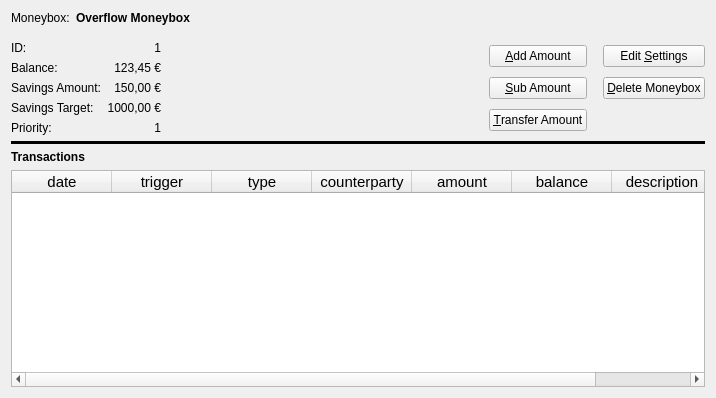
<?xml version="1.0" encoding="UTF-8"?>
<ui version="4.0">
 <class>MoneyboxOverviewWidget</class>
 <widget class="QWidget" name="MoneyboxOverviewWidget">
  <property name="geometry">
   <rect>
    <x>0</x>
    <y>0</y>
    <width>716</width>
    <height>398</height>
   </rect>
  </property>
  <property name="windowTitle">
   <string>Form</string>
  </property>
  <layout class="QHBoxLayout" name="horizontalLayout" stretch="0,1,0">
   <item>
    <spacer name="horizontalSpacer">
     <property name="orientation">
      <enum>Qt::Orientation::Horizontal</enum>
     </property>
     <property name="sizeType">
      <enum>QSizePolicy::Policy::Expanding</enum>
     </property>
     <property name="sizeHint" stdset="0">
      <size>
       <width>0</width>
       <height>0</height>
      </size>
     </property>
    </spacer>
   </item>
   <item>
    <layout class="QVBoxLayout" name="verticalLayout" stretch="0,0,0,0,0,1">
     <property name="rightMargin">
      <number>0</number>
     </property>
     <property name="bottomMargin">
      <number>0</number>
     </property>
     <item>
      <layout class="QHBoxLayout" name="horizontalLayout_2">
       <property name="topMargin">
        <number>0</number>
       </property>
       <property name="rightMargin">
        <number>0</number>
       </property>
       <item>
        <widget class="QLabel" name="label">
         <property name="font">
          <font>
           <bold>false</bold>
          </font>
         </property>
         <property name="text">
          <string>Moneybox:</string>
         </property>
        </widget>
       </item>
       <item>
        <widget class="QLabel" name="label_name">
         <property name="font">
          <font>
           <bold>true</bold>
          </font>
         </property>
         <property name="text">
          <string>Overflow Moneybox</string>
         </property>
        </widget>
       </item>
       <item>
        <spacer name="horizontalSpacer_3">
         <property name="orientation">
          <enum>Qt::Orientation::Horizontal</enum>
         </property>
         <property name="sizeType">
          <enum>QSizePolicy::Policy::MinimumExpanding</enum>
         </property>
         <property name="sizeHint" stdset="0">
          <size>
           <width>0</width>
           <height>0</height>
          </size>
         </property>
        </spacer>
       </item>
      </layout>
     </item>
     <item>
      <spacer name="verticalSpacer_2">
       <property name="orientation">
        <enum>Qt::Orientation::Vertical</enum>
       </property>
       <property name="sizeType">
        <enum>QSizePolicy::Policy::Fixed</enum>
       </property>
       <property name="sizeHint" stdset="0">
        <size>
         <width>0</width>
         <height>10</height>
        </size>
       </property>
      </spacer>
     </item>
     <item>
      <layout class="QHBoxLayout" name="horizontalLayout_3" stretch="0,0">
       <property name="bottomMargin">
        <number>0</number>
       </property>
       <item>
        <layout class="QHBoxLayout" name="horizontalLayout_4">
         <item>
          <layout class="QFormLayout" name="formLayout">
           <property name="bottomMargin">
            <number>0</number>
           </property>
           <item row="0" column="0">
            <widget class="QLabel" name="label_id_title">
             <property name="text">
              <string>ID:</string>
             </property>
            </widget>
           </item>
           <item row="0" column="1">
            <widget class="QLabel" name="label_id">
             <property name="text">
              <string>1</string>
             </property>
             <property name="alignment">
              <set>Qt::AlignmentFlag::AlignRight|Qt::AlignmentFlag::AlignTrailing|Qt::AlignmentFlag::AlignVCenter</set>
             </property>
            </widget>
           </item>
           <item row="1" column="0">
            <widget class="QLabel" name="label_balance_title">
             <property name="text">
              <string>Balance:</string>
             </property>
            </widget>
           </item>
           <item row="1" column="1">
            <widget class="QLabel" name="label_balance">
             <property name="text">
              <string>123,45 €</string>
             </property>
             <property name="alignment">
              <set>Qt::AlignmentFlag::AlignRight|Qt::AlignmentFlag::AlignTrailing|Qt::AlignmentFlag::AlignVCenter</set>
             </property>
            </widget>
           </item>
           <item row="3" column="0">
            <widget class="QLabel" name="label_savings_target_title">
             <property name="text">
              <string>Savings Target:</string>
             </property>
            </widget>
           </item>
           <item row="3" column="1">
            <widget class="QLabel" name="label_savings_target">
             <property name="text">
              <string>1000,00 €</string>
             </property>
             <property name="alignment">
              <set>Qt::AlignmentFlag::AlignRight|Qt::AlignmentFlag::AlignTrailing|Qt::AlignmentFlag::AlignVCenter</set>
             </property>
            </widget>
           </item>
           <item row="2" column="0">
            <widget class="QLabel" name="label_savings_amount_title">
             <property name="text">
              <string>Savings Amount:</string>
             </property>
            </widget>
           </item>
           <item row="2" column="1">
            <widget class="QLabel" name="label_savings_amount">
             <property name="text">
              <string>150,00 €</string>
             </property>
             <property name="alignment">
              <set>Qt::AlignmentFlag::AlignRight|Qt::AlignmentFlag::AlignTrailing|Qt::AlignmentFlag::AlignVCenter</set>
             </property>
            </widget>
           </item>
           <item row="4" column="0">
            <widget class="QLabel" name="label_priority_title">
             <property name="text">
              <string>Priority:</string>
             </property>
            </widget>
           </item>
           <item row="4" column="1">
            <widget class="QLabel" name="label_priority">
             <property name="text">
              <string>1</string>
             </property>
             <property name="alignment">
              <set>Qt::AlignmentFlag::AlignRight|Qt::AlignmentFlag::AlignTrailing|Qt::AlignmentFlag::AlignVCenter</set>
             </property>
            </widget>
           </item>
          </layout>
         </item>
         <item>
          <spacer name="horizontalSpacer_7">
           <property name="orientation">
            <enum>Qt::Orientation::Horizontal</enum>
           </property>
           <property name="sizeType">
            <enum>QSizePolicy::Policy::MinimumExpanding</enum>
           </property>
           <property name="sizeHint" stdset="0">
            <size>
             <width>46</width>
             <height>0</height>
            </size>
           </property>
          </spacer>
         </item>
        </layout>
       </item>
       <item>
        <layout class="QGridLayout" name="gridLayout">
         <item row="0" column="2">
          <spacer name="horizontalSpacer_5">
           <property name="orientation">
            <enum>Qt::Orientation::Horizontal</enum>
           </property>
           <property name="sizeType">
            <enum>QSizePolicy::Policy::Fixed</enum>
           </property>
           <property name="sizeHint" stdset="0">
            <size>
             <width>10</width>
             <height>0</height>
            </size>
           </property>
          </spacer>
         </item>
         <item row="1" column="1">
          <widget class="QPushButton" name="pushButton_sub_amount">
           <property name="text">
            <string>&amp;Sub Amount</string>
           </property>
          </widget>
         </item>
         <item row="1" column="3">
          <widget class="QPushButton" name="pushButton_delete_moneybox">
           <property name="font">
            <font>
             <family>Ubuntu</family>
            </font>
           </property>
           <property name="text">
            <string>&amp;Delete Moneybox</string>
           </property>
          </widget>
         </item>
         <item row="0" column="3">
          <widget class="QPushButton" name="pushButton_settings">
           <property name="text">
            <string>Edit &amp;Settings</string>
           </property>
          </widget>
         </item>
         <item row="0" column="1">
          <widget class="QPushButton" name="pushButton_add_amount">
           <property name="text">
            <string>&amp;Add Amount</string>
           </property>
          </widget>
         </item>
         <item row="2" column="1">
          <widget class="QPushButton" name="pushButton_transfer_amount">
           <property name="text">
            <string>&amp;Transfer Amount</string>
           </property>
          </widget>
         </item>
        </layout>
       </item>
      </layout>
     </item>
     <item>
      <widget class="Line" name="line">
       <property name="styleSheet">
        <string notr="true">padding: 0px;
margin: 0px;
background-color: black;
color: black;</string>
       </property>
       <property name="lineWidth">
        <number>1</number>
       </property>
       <property name="orientation">
        <enum>Qt::Orientation::Horizontal</enum>
       </property>
      </widget>
     </item>
     <item>
      <widget class="QLabel" name="label_4">
       <property name="font">
        <font>
         <bold>true</bold>
        </font>
       </property>
       <property name="text">
        <string>Transactions</string>
       </property>
      </widget>
     </item>
     <item>
      <widget class="QTableWidget" name="tableWidget_transaction_logs">
       <property name="frameShape">
        <enum>QFrame::Shape::StyledPanel</enum>
       </property>
       <property name="sizeAdjustPolicy">
        <enum>QAbstractScrollArea::SizeAdjustPolicy::AdjustIgnored</enum>
       </property>
       <property name="editTriggers">
        <set>QAbstractItemView::EditTrigger::NoEditTriggers</set>
       </property>
       <property name="selectionMode">
        <enum>QAbstractItemView::SelectionMode::ExtendedSelection</enum>
       </property>
       <property name="sortingEnabled">
        <bool>false</bool>
       </property>
       <column>
        <property name="text">
         <string>date</string>
        </property>
        <property name="font">
         <font>
          <pointsize>11</pointsize>
         </font>
        </property>
       </column>
       <column>
        <property name="text">
         <string>trigger</string>
        </property>
        <property name="font">
         <font>
          <pointsize>11</pointsize>
         </font>
        </property>
       </column>
       <column>
        <property name="text">
         <string>type</string>
        </property>
        <property name="font">
         <font>
          <pointsize>11</pointsize>
         </font>
        </property>
       </column>
       <column>
        <property name="text">
         <string>counterparty</string>
        </property>
        <property name="font">
         <font>
          <pointsize>11</pointsize>
         </font>
        </property>
       </column>
       <column>
        <property name="text">
         <string>amount</string>
        </property>
        <property name="font">
         <font>
          <pointsize>11</pointsize>
         </font>
        </property>
       </column>
       <column>
        <property name="text">
         <string>balance</string>
        </property>
        <property name="font">
         <font>
          <pointsize>11</pointsize>
         </font>
        </property>
       </column>
       <column>
        <property name="text">
         <string>description</string>
        </property>
        <property name="font">
         <font>
          <pointsize>11</pointsize>
         </font>
        </property>
       </column>
      </widget>
     </item>
    </layout>
   </item>
   <item>
    <spacer name="horizontalSpacer_2">
     <property name="orientation">
      <enum>Qt::Orientation::Horizontal</enum>
     </property>
     <property name="sizeType">
      <enum>QSizePolicy::Policy::Expanding</enum>
     </property>
     <property name="sizeHint" stdset="0">
      <size>
       <width>0</width>
       <height>0</height>
      </size>
     </property>
    </spacer>
   </item>
  </layout>
 </widget>
 <tabstops>
  <tabstop>pushButton_add_amount</tabstop>
  <tabstop>pushButton_sub_amount</tabstop>
  <tabstop>pushButton_transfer_amount</tabstop>
  <tabstop>pushButton_settings</tabstop>
  <tabstop>pushButton_delete_moneybox</tabstop>
  <tabstop>tableWidget_transaction_logs</tabstop>
 </tabstops>
 <resources/>
 <connections/>
</ui>
